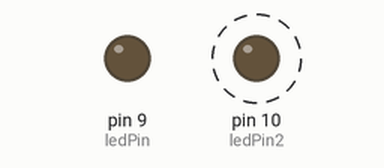
Simulated run of this sketch. Board: Arduino Uno, built with avr-gcc and run on an emulated ATmega328P. Shown: output pins drawn as LEDs (lit = HIGH). Dashed ring = blinking.

Above: at 0.05 s.
At 2.5 s:
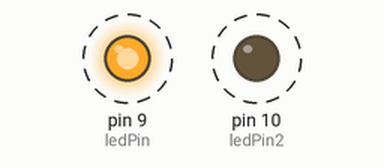
Timing chart, 0 to 5.9 s (numbered marks = the images above):
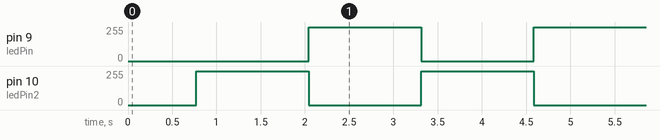

Measured:
- by itself, pin 9 (ledPin), pin 10 (ledPin2): alternates 255/255 for 1.3 s and 0/255 for 1.3 s

The sketch:

glowing_led.ino
```cpp
int ledPin = 9;
int ledPin2 = 10;

void setup() {
  pinMode(ledPin, OUTPUT);
  pinMode(ledPin2, OUTPUT);
}

void loop() {

  for (int i = 0; i <= 255; i++) {
    analogWrite(ledPin, 255-i);
    analogWrite(ledPin2, i);
    delay(1000/256);
  }
  delay(500);

  for (int i = 255; i >= 0; i--) {
    analogWrite(ledPin, 255-i);
    analogWrite(ledPin2, i);
    delay(1000/256);
  }
  delay(500);
}
```
